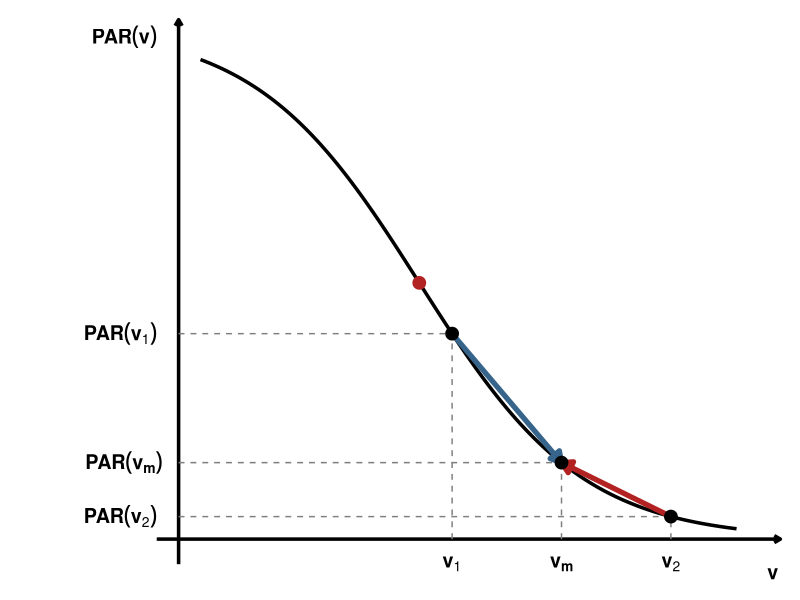

Recreate this plot in R.
#--------------------------------------------------------------
# Schematic illustration using a convex downward function PAR(v)
#--------------------------------------------------------------
library(ggplot2)
library(grid)

xmin <- -0.1; xmax <- 0.75
ymin <- -0.0109; ymax <- 0.06

L <- 0.0592
k <- -13.39
x0 <- 0.42
f <- function(x) L / (1 + exp(-k * (x - x0)))

v1  <- 0.45; vm  <- 0.55; v2 <- 0.65
A1  <- c(v1,  f(v1));  Am <- c(vm, f(vm));  A2 <- c(v2, f(v2))

df_curve  <- data.frame(x = seq(0+0.22, xmax-0.04, length.out = 200))
df_curve$y <- f(df_curve$x)

df_vline  <- data.frame(x = c(v1, vm, v2), yend = c(A1[2], Am[2], A2[2]))
df_hline  <- data.frame(x = c(A1[1], Am[1], A2[1]), y = c(A1[2], Am[2], A2[2]))
df_points <- data.frame(x = c(A1[1], Am[1], A2[1]), y = c(A1[2], Am[2], A2[2]))

df_xlbl <- data.frame(
  x     = c(v1, vm, v2),
  y     = rep(-0.002, 3),
  label = c("bold(v[1])", "bold(v[m])", "bold(v[2])")
)

df_ylbl <- data.frame(
  x     = c(0.2-0.02,0.2-0.015,0.2-0.02),
  y     = c(A1[2], Am[2], A2[2]),
  label = c("bold(PAR(v[1]))",
            "bold(PAR(v[m]))",
            "bold(PAR(v[2]))")
)

v_star <- 0.42
y_star <- f(v_star)
df_star <- data.frame(x = v_star, y = y_star)


p <- ggplot() +
  geom_blank(data = data.frame(x = c(xmin, xmax), y = c(ymin, ymax)),
             aes(x, y)) +
  
  geom_segment(aes(x = xmin+0.28, y = 0, xend = xmax, yend = 0),
               arrow = arrow(length = unit(0.07, "inches"), ends = "last"),
               size = 1.2) +
  
  geom_segment(aes(x = xmin+0.3, y = ymin+0.008, xend = xmin+0.3, yend = ymax),
               arrow = arrow(length = unit(0.07, "inches"), ends = "last"),
               size = 1.2) +
  
  geom_line(data = df_curve, aes(x, y), size = 1.2) +
  
  geom_segment(data = df_vline,
               aes(x = x, xend = x, y = 0, yend = yend),
               linetype = "dashed", color = "gray50") +
  
  geom_segment(data = df_hline,
               aes(x = xmin+0.3, xend = x, y = y, yend = y),
               linetype = "dashed", color = "gray50") +
  
  
  
  geom_segment(aes(x = A1[1], y = A1[2], xend = Am[1], yend = Am[2]),
               arrow = arrow(length = unit(0.12, "inches"), type = "closed"),
               color = "steelblue4", size = 1.8) +
  
  geom_segment(aes(x = A2[1], y = A2[2], xend = Am[1], yend = Am[2]),
               arrow = arrow(length = unit(0.12, "inches"), type = "closed"),
               color = "firebrick", size = 1.8) +
  
  geom_point(data = df_points, aes(x, y), size = 4) +
  geom_point(data = df_star, aes(x, y), size = 4, color = "firebrick") +
  
  geom_text(data = df_xlbl, aes(x = x, y = y, label = label),
            parse = TRUE, vjust = 1, size = 5, fontface = "bold") +
  
  geom_text(data = df_ylbl, aes(x = x, y = y, label = label),
            parse = TRUE, hjust = 1, size = 5, fontface = "bold") +
  
  
  annotate("text",
           x = xmax - 0.002, y = -0.004,
           label = "bold(v)",
           parse = TRUE,
           size = 5,
           hjust = 1) +
  
  annotate("text",
           x = 0.2-0.02, y = ymax - 0.002,
           label = "bold(PAR(v))",
           parse = TRUE,
           size = 5,
           hjust = 1) +
  
  
  theme_void() +
  coord_cartesian(xlim = c(xmin, xmax),
                  ylim = c(ymin, ymax),
                  expand = FALSE,
                  clip = "off") +
  theme(plot.margin = unit(c(5, 5, -8.5, -38), "mm"))

ggsave("figures/Fig4.svg", p,
       width = 5.6, height = 4.4, units = "in", device = "svg")
